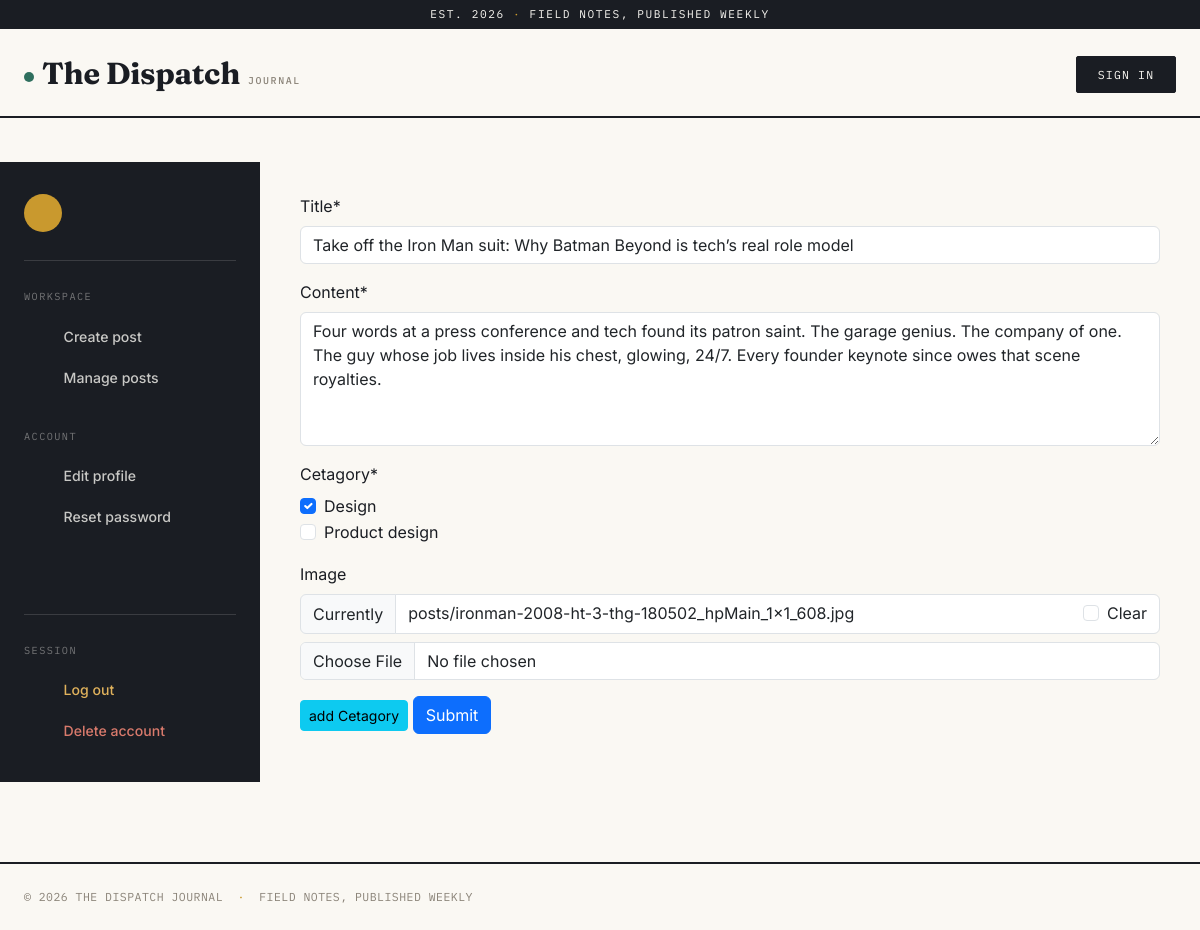
Page /post/edit/2/ on the committed database.
### posts/models.py (models this page shows, shortened)
class Post(models.Model):
    title = models.CharField(max_length=200)
    author = models.ForeignKey(User, on_delete=models.CASCADE)
    content = models.TextField()
    cetagory = models.ManyToManyField(Cetagory)
    image = models.ImageField(
        upload_to='posts/',
        blank=True,
        null=True
    )
    created_at = models.DateTimeField(auto_now_add=True)

### posts/views.py (the view)
# urls.py: path('edit/<int:id>/', views.edit_post, name="edit_post"),
def edit_post(request, id ):
    post = models.Post.objects.get(pk=id)
    post_form = forms.PostForm(instance=post)
    if request.method == "POST":
        post_form = forms.PostForm(request.POST, instance=post)
        if post_form.is_valid():
            post_form.save()
            return redirect('home')
    else:
        form = post_form
        return render(request,'create_post.html',{'form':form})

### posts/forms.py
class PostForm(forms.ModelForm):
    class Meta:
        model = models.Post
        fields = ["title","content","cetagory","image"]
        widgets = {
            "content": forms.Textarea(
                attrs={
                    "rows": 5
                }
            ),
            "cetagory": forms.CheckboxSelectMultiple(
                attrs={
                    "class": "form-check-input"
                }
            ),
        }

### categories/models.py (called while the page is built)
    def __str__(self):
        return f'{self.name}'

### posts/templates/create_post.html (shortened to what this page needs)
{% extends "profilePage.html" %}
{% load crispy_forms_tags %}
{% block profile_content %}
<form method="POST" enctype="multipart/form-data">
    {{ form | crispy }}
    <small><a class='btn btn-info btn-sm' href="{% url 'add_category' %}">add Cetagory</a></small>
    <input type="submit" class="btn btn-primary" value="Submit">
</form>
{% endblock %}

### static/css/style.css (style rules this page uses)
:root { --paper: #faf8f3; --paper-raised: #ffffff; --ink: #1a1d23; --ink-soft: #4a4740; --muted: #8a8378; --line: #e4dfd2; --accent: #2f6f5e; --accent-ink: #1f4a3f; --gold: #c9992e; --font-display: "Fraunces", "Iowan Old Style", serif; --font-body: "Inter", -apple-system, BlinkMacSystemFont, sans-serif; --font-mono: "IBM Plex Mono", monospace; }
* { box-sizing: border-box; }
html, body { width: 100%; max-width: 100%; overflow-x: hidden; }
body { margin: 0; background: var(--paper); color: var(--ink); font-family: var(--font-body); -webkit-font-smoothing: antialiased; display: flex; flex-direction: column; min-height: 100vh; }
a { color: inherit; text-decoration: none; }

### rows in the picture
Post: title "Take off the Iron Man suit: Why Batman Beyond is tech’s real role model", content "Four words at a press conference and tech found its patron saint. The garage genius. The company of one. The guy whose job lives inside his chest, glowing, 24/7. Every founder keynote since owes that scene royalties."
